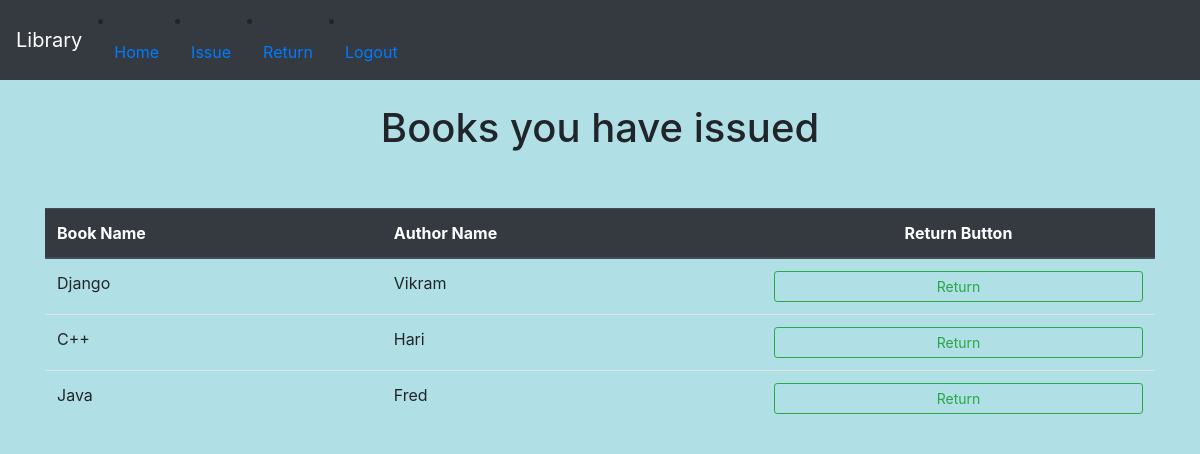
Screenshot of /return_item (signed in) with the database file from the repository.
### home/models.py (models this page shows, shortened)
class Book(models.Model):
    book_name = models.CharField(max_length=120)
    author_name = models.CharField(max_length=60)
    quantity = models.IntegerField()
    objects = models.Manager()

### home/views.py (the view, shortened to what this page needs)
# urls.py: path('return_item', views.return_item, name='return_item'),
@login_required(login_url='login')
def return_item(request):
    my_items = IssuedItem.objects.filter(user_id=request.user, return_date__isnull=True).values_list('book_id')
    books = Book.objects.exclude(~Q(id__in=my_items))
    params = {'books': books}
    return render(request, 'return_item.html', params)

### templates/return_item.html (shortened to what this page needs)
<!doctype html>
<html lang="en">
  <head>
    <link rel="stylesheet" href="https://cdn.jsdelivr.net/npm/bootstrap@4.6.2/dist/css/bootstrap.min.css">
  </head>
  <body style="background-color:powderblue;">
    <div >
      <nav class="navbar navbar-expand-lg navbar-dark bg-dark">
        <a class="navbar-brand" href="">Library</a>
        {% if not user.is_authenticated %}
        <div class="collapse navbar-collapse" id="navbarSupportedContent">
          <ul class="navbar-nav mr-auto">
            <li class="nav-item active">
              <a class="nav-link" href="">Home <span class="sr-only">(current)</span></a>
            </li>
            <li class="nav-item">
              <a class="nav-link" href="books">Books</a>
            </li>
            <li class="nav-item">
              <a class="nav-link" href="logins">Login</a>
            </li>
            <li class="nav-item">
              <a class="nav-link" href="registration">Register</a>
            </li>
            {% else %}
            <li class="nav-item">
               <a class="nav-link" href="/">Home <span class="sr-only">(current)</span></a>
            </li>
            <li class="nav-item">
              <a class="nav-link" href="issue">Issue</a>
            </li>
            <li class="nav-item">
              <a class="nav-link" href="return_item">Return</a>
            </li>
            <li class="nav-item">
              <a class="nav-link" href="logout">Logout</a>
            </li>
            {% endif %}
        </div>
    <div>
        <center>
          <br />
          <h1 class="display-5 fw-bold">Books you have issued</h1>
          <br />
        </center>
        <br />
        <div class="container">
          <table class="table">
            <thead class="thead-dark">
              <tr>
                <th scope="col">Book Name</th>
                <th scope="col">Author Name</th>
                <th scope="col">
                  <center>Return Button</center>
                </th>
              </tr>
            </thead>
            <tbody id="table_data">
              {% for book in books %}
              <tr>
                <td>{{book.book_name}}</td>
                <td>{{book.author_name}}</td>
                <td>
                    <form action="return_item" method="post">
                      <button type="submit" class="btn btn-outline-success btn-sm btn-block">
                        Return
                      </button>
                    </form>
                </td>
              </tr>
              {% endfor %}
            </tbody>
          </table>
        </div>
    </div>
  </body>
</html>

### rows the page displays
Book: book_name "Django", author_name "Vikram"
Book: book_name "C++", author_name "Hari"
Book: book_name "Java", author_name "Fred"
